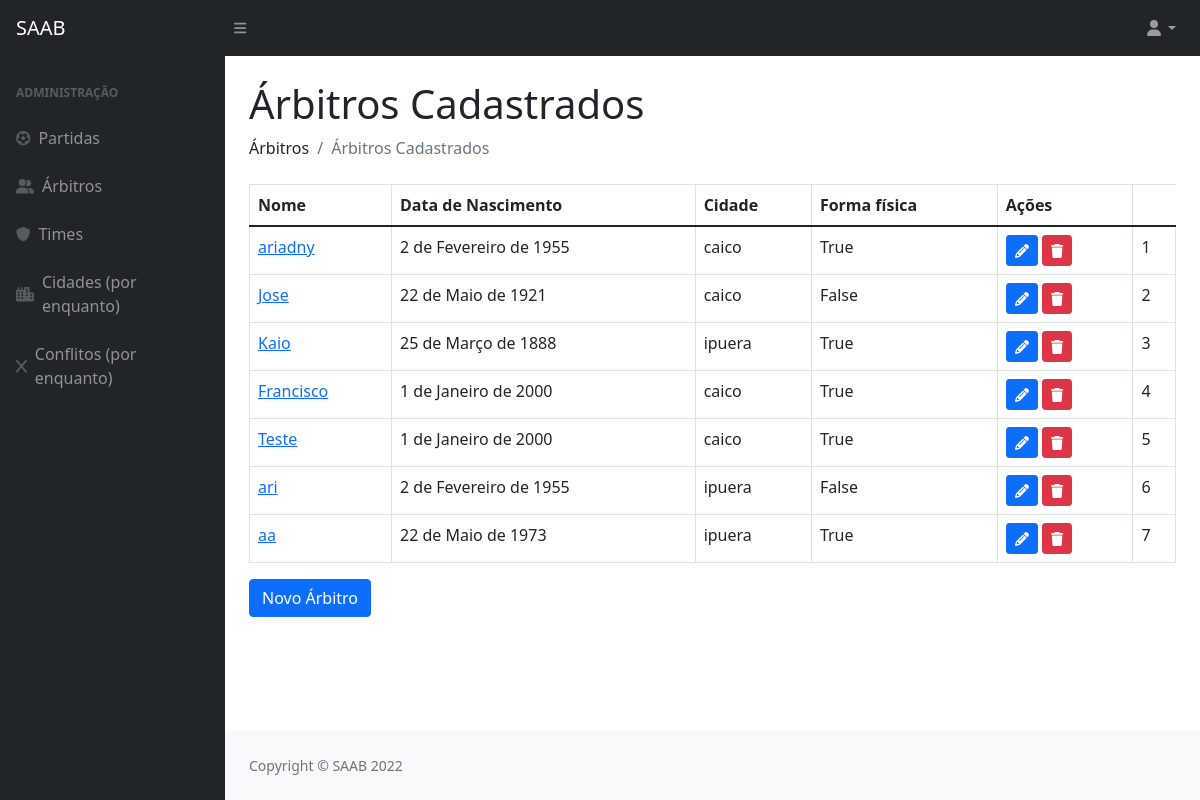
Page /arbitros/ on the earlier database version.
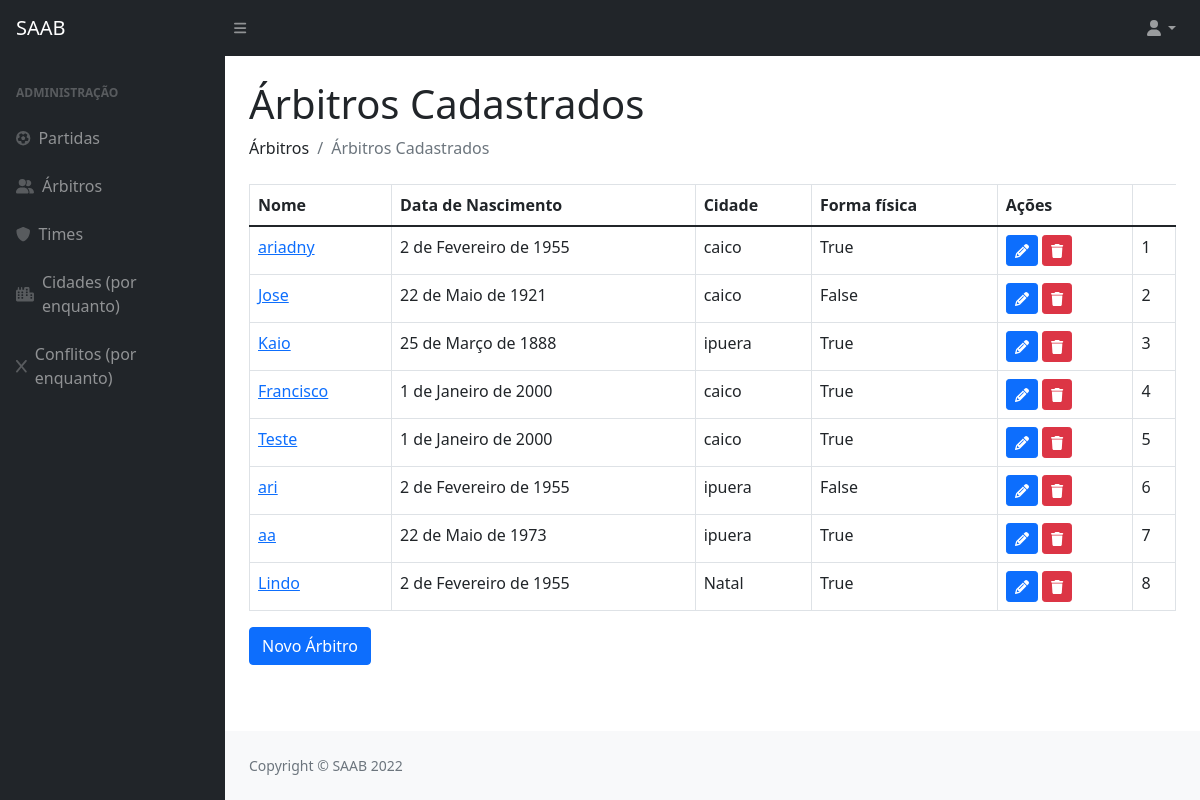
Same page on the later database version.
### privado/models.py (models this page shows, shortened)
class Arbitro(models.Model):
    codigo = models.AutoField(primary_key=True)
    datanasc = models.DateField()
    cidade = models.ForeignKey(Cidade, on_delete=models.CASCADE)
    nome = models.CharField(max_length=100)
    formafisica = models.BooleanField()

class Cidade(models.Model):
    codigo = models.AutoField(primary_key=True)
    nome = models.CharField(max_length=100)
    def __str__(self):
        return (self.nome)

### privado/views.py (the view)
# urls.py: path('arbitros/', arbitros, name="url_arbitros"),
def arbitros(request):
    arbt = Arbitro.objects.all()
    pacote = {"arbitros": arbt, "editArbitro": 123}
    return render(request, "SAAB/arbitros.html", pacote)

### privado/templates/SAAB/arbitros.html (shortened to what this page needs)
{% extends 'SAAB/layout.html' %}
{% block conteudo %}
{% load static %}
{% load crispy_forms_tags %}
<!DOCTYPE html>
<html>
    <head>
    </head>
    <body>
        <h1 class="mt-4">Árbitros Cadastrados</h1>
        <ol class="breadcrumb mb-4">
            <li class="breadcrumb-item">Árbitros</li>
            <li class="breadcrumb-item active">Árbitros Cadastrados</li>
        </ol>
        <table class="table table-bordered">
            <thead>
                <tr>
                    <th>Nome</th>
                    <th>Data de Nascimento</th>
                    <th>Cidade</th>
                    <th>Forma física</th>
                    <th>Ações</th>
                </tr>
            </thead>
            {% for i in arbitros %}
                <tr>
                    <td><a href="{% url 'url_detalhamentoArbitro' i.codigo %}">{{ i.nome }}</a></td>
                    <td>{{ i.datanasc }}</td>
                    <td>{{ i.cidade }}</td>
                    <td>{{ i.formafisica }}</td>
                    <td>
                        <a href="{% url 'url_updateArbitro' i.codigo %}"><button class="btn btn-primary btn-sm"><i class="fas fa-pencil"></i></button></a>
                        <a href="{% url 'url_deleteArbitro' i.codigo %}"><button class="btn btn-danger btn-sm"><i class="fas fa-trash"></i></button></a>
                    </td>
                    <td>{{ i.codigo }}</td>
                </tr>
            {% endfor %}
        </table>
        <a href="{% url 'url_formArbitro' %}"><button  class="btn btn-primary">Novo Árbitro</button></a>
    </body>
</html>
{% endblock %}

Differences in the rows shown:
added Arbitro: nome "Lindo", datanasc "2 de Fevereiro de 1955", cidade "Natal", formafisica "True", codigo "8"
